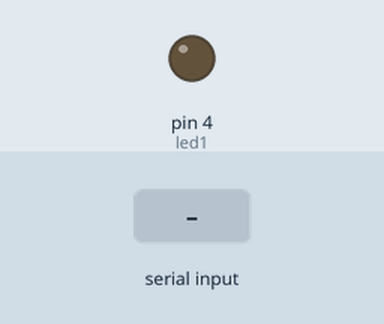
The sketch below on a simulated Arduino Uno, built with avr-gcc and run on an emulated ATmega328P. Parts: output pins drawn as LEDs (lit = HIGH). The test bench sets the inputs (shaded band).

Above: at 1.2 s.
1.3 s: "L" received over the second serial link
At 2.2 s:
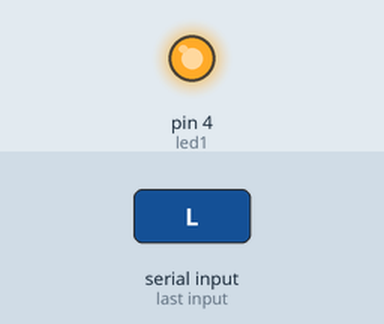
2.8 s: "D" received over the second serial link
At 3.4 s:
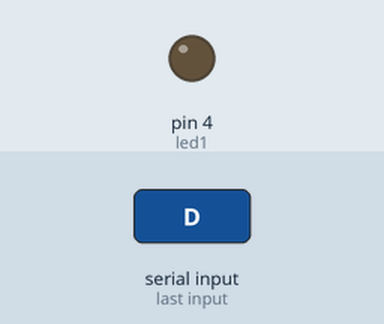
Timing chart, 0 to 5.8 s (numbered marks = the images above; inputs shaded):
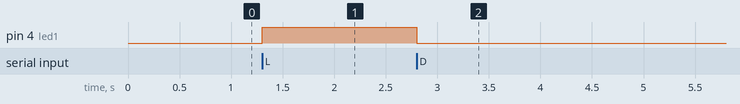

The sketch:

cmc_serial_via_bluetooth_biblioteca.ino
```cpp
#include <SoftwareSerial.h>

#define led1 4


SoftwareSerial bt_serial(0,1); //RX e TX
String _final;

void setup() {
bt_serial.begin(9600);
pinMode(led1,OUTPUT);

}

void loop() {
  // put your main code here, to run repeatedly:
  char c = bt_serial.read();

  if(c=='L')
  {
    digitalWrite(led1,HIGH);
  }
  if(c == 'D')
  {
    digitalWrite(led1,LOW);
  }
  delay(100);
}
```

Measured:
- after the input at 1.3 s, pin 4 (led1): LOW → HIGH at once
- after the input at 2.8 s, pin 4 (led1): HIGH → LOW at once
